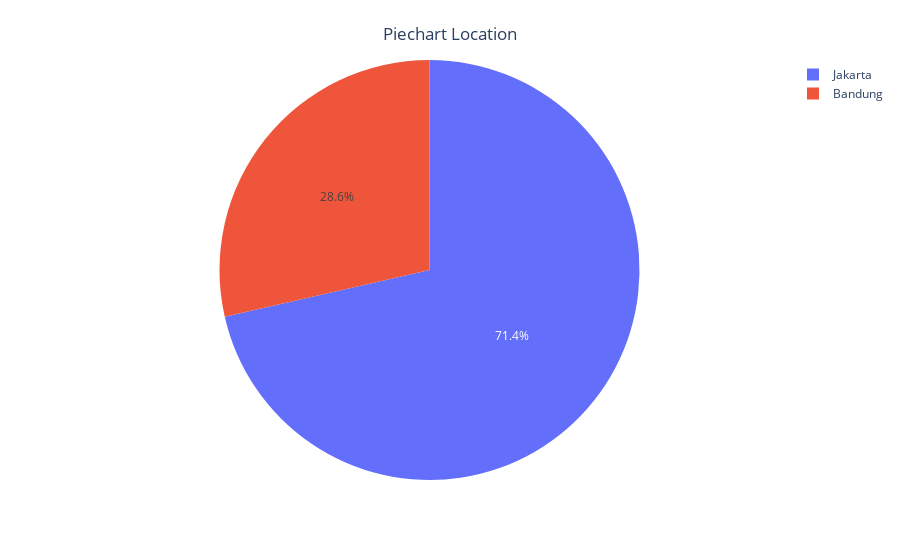

Source (notebook cell):
### Markdown cell above
### Location of the customer

### Code cell
# Piechart Location
fig = px.pie(df.groupby('location')['customer_id'].nunique().reset_index(), 
             values='customer_id', 
             names='location')

fig.update_layout(title_text="Piechart Location", title_x=0.5, title_y= 0.95)

fig

### Figure 1 — Plotly figure (JSON) as saved in the notebook; plotly's stock layout.template omitted (floating-point values rounded to 4 significant figures)
{"data": [{"domain": {"x": [0, 1], "y": [0, 1]}, "hovertemplate": "location=%{label}<br>customer_id=%{value}<extra></extra>", "labels": ["Bandung", "Jakarta"], "legendgroup": "", "name": "", "showlegend": true, "type": "pie", "values": [2012, 5031]}], "layout": {"legend": {"tracegroupgap": 0}, "margin": {"t": 60}, "title": {"text": "Piechart Location", "x": 0.5, "y": 0.95}}}
